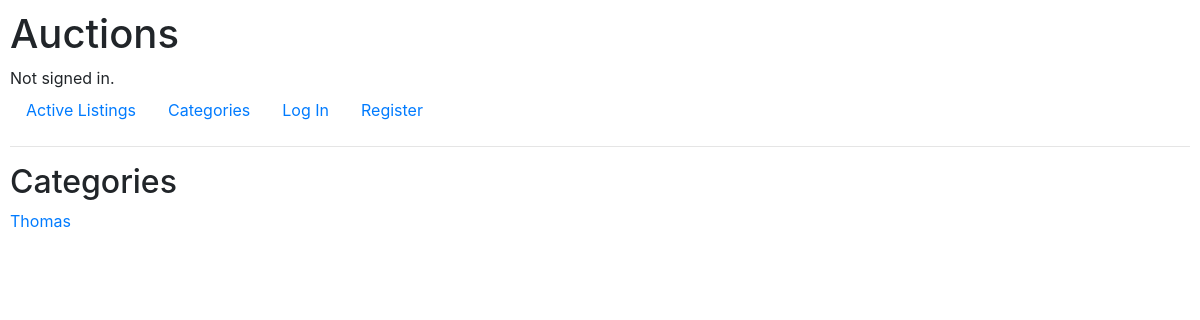
Page /category/2 on the earlier database version.
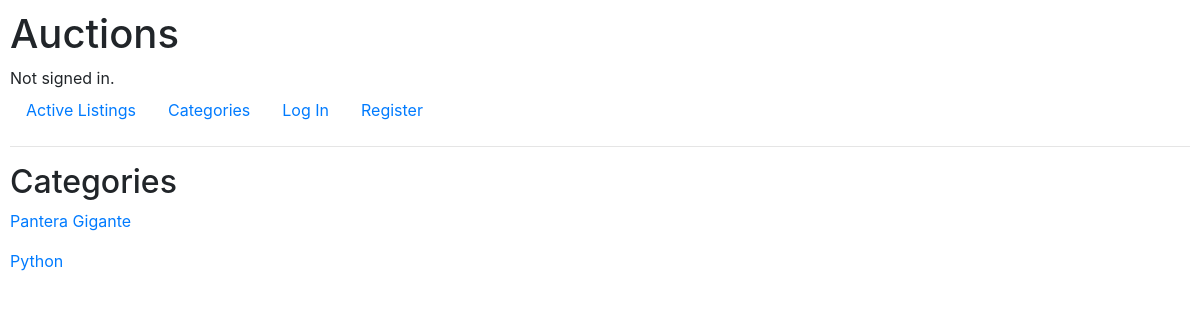
Same page on the later database version.
### auctions/models.py (models this page shows)
class Listing(models.Model):
    title = models.CharField(max_length=64)
    description = models.CharField(max_length=250)
    image_url = models.CharField(max_length=500)
    start_bid = models.FloatField()
    creator = models.ForeignKey(User, on_delete=models.CASCADE)
    active = models.BooleanField(default=True)
    date_create = models.DateTimeField(auto_now_add=True)
    watchlist = models.ManyToManyField(User, blank=True, related_name="watchlist")
    def __str__(self):
        return f"{self.id}: {self.title}"

### auctions/views.py (the view)
# urls.py: path("category/<int:category_id>", views.category_list, name="catl")
def category_list(request, category_id):
    cat = Category.objects.get(pk=category_id)
    listings = cat.listings.all()
    print(listings)
    return render(request, "auctions/category_list.html",{
        "listings":  listings,
    })

### auctions/templates/auctions/category_list.html
{% extends "auctions/layout.html" %}
{% block body %}
    <h2>Categories</h2>
    {% for l in listings %}
        <p><a  href="{% url 'lpage' l.id %}">{{l.title}}</a></p>
    {% endfor%}
{% endblock %}

### auctions/templates/auctions/layout.html (shortened to what this page needs)
{% load static %}
<!DOCTYPE html>
<html lang="en">
    <head>
        <link rel="stylesheet" href="https://maxcdn.bootstrapcdn.com/bootstrap/4.3.1/css/bootstrap.min.css">
        <link rel="stylesheet" href="https://use.fontawesome.com/releases/v5.6.3/css/all.css">
        <link href="{% static 'auctions/styles.css' %}" rel="stylesheet">
    </head>
    <body>
        <h1>Auctions</h1>
        <div>
            {% if user.is_authenticated %}
                Signed in as <strong>{{ user.username }}</strong>.
            {% else %}
                Not signed in.
            {% endif %}
        </div>
        <ul class="nav">
            <li class="nav-item">
                <a class="nav-link" href="{% url 'index' %}">Active Listings</a>
            </li>
            <li class="nav-item">
                <a class="nav-link" href="{% url 'cat' %}">Categories</a>
            </li>
            {% if user.is_authenticated %}
                <li class="nav-item">
                    <a class="nav-link" href="{% url 'create' %}">Create Listing</a>
                </li>
                <li class="nav-item">
                    <a class="nav-link" href="{% url 'wl' %}">Watchlist</a>
                </li>
                <li class="nav-item">
                    <a class="nav-link" href="{% url 'logout' %}">Log Out</a>
                </li>
            {% else %}
                <li class="nav-item">
                    <a class="nav-link" href="{% url 'login' %}">Log In</a>
                </li>
                <li class="nav-item">
                    <a class="nav-link" href="{% url 'register' %}">Register</a>
                </li>
            {% endif %}
        </ul>
        <hr>
        {% block body %}
        {% endblock %}
    </body>
</html>

### auctions/static/auctions/styles.css (style rules this page uses)
body { padding: 10px; }

Differences in the rows shown:
removed Listing: title "Thomas"
added Listing: title "Pantera Gigante"
added Listing: title "Python"
